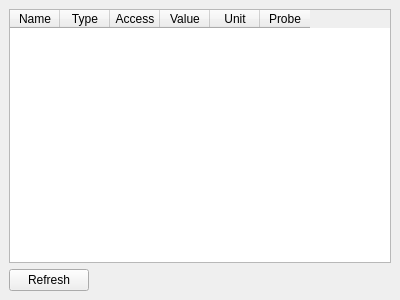
<?xml version="1.0" encoding="UTF-8"?>
<ui version="4.0">
 <class>Variables</class>
 <widget class="QDockWidget" name="Variables">
  <property name="geometry">
   <rect>
    <x>0</x>
    <y>0</y>
    <width>400</width>
    <height>300</height>
   </rect>
  </property>
  <property name="windowTitle">
   <string>Variables</string>
  </property>
  <widget class="QWidget" name="dockWidgetContents">
   <layout class="QVBoxLayout" name="verticalLayout">
    <item>
     <widget class="QTableWidget" name="tableWidget_variables">
      <property name="frameShadow">
       <enum>QFrame::Sunken</enum>
      </property>
      <property name="sizeAdjustPolicy">
       <enum>QAbstractScrollArea::AdjustToContents</enum>
      </property>
      <property name="alternatingRowColors">
       <bool>true</bool>
      </property>
      <property name="columnCount">
       <number>6</number>
      </property>
      <attribute name="horizontalHeaderDefaultSectionSize">
       <number>50</number>
      </attribute>
      <attribute name="horizontalHeaderMinimumSectionSize">
       <number>30</number>
      </attribute>
      <column>
       <property name="text">
        <string>Name</string>
       </property>
      </column>
      <column>
       <property name="text">
        <string>Type</string>
       </property>
      </column>
      <column>
       <property name="text">
        <string>Access</string>
       </property>
      </column>
      <column>
       <property name="text">
        <string>Value</string>
       </property>
      </column>
      <column>
       <property name="text">
        <string>Unit</string>
       </property>
      </column>
      <column>
       <property name="text">
        <string>Probe</string>
       </property>
      </column>
     </widget>
    </item>
    <item>
     <layout class="QHBoxLayout" name="horizontalLayout">
      <item>
       <widget class="QPushButton" name="pushButton_refresh">
        <property name="text">
         <string>Refresh</string>
        </property>
       </widget>
      </item>
      <item>
       <spacer name="horizontalSpacer">
        <property name="orientation">
         <enum>Qt::Horizontal</enum>
        </property>
        <property name="sizeHint" stdset="0">
         <size>
          <width>40</width>
          <height>20</height>
         </size>
        </property>
       </spacer>
      </item>
     </layout>
    </item>
   </layout>
  </widget>
 </widget>
 <resources/>
 <connections/>
</ui>
